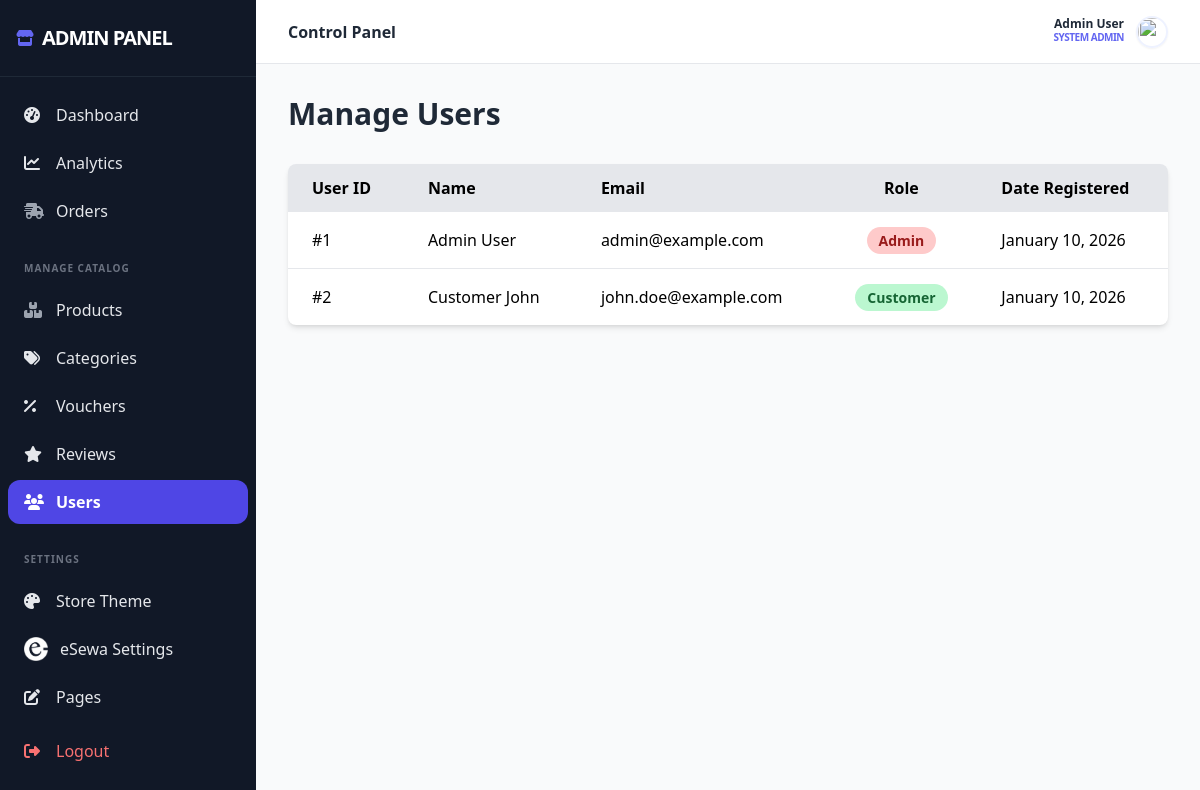
The page /admin/users.php (signed in) on the database its author committed.
### tables this page shows
CREATE TABLE `users` (
  `id` int(11) NOT NULL AUTO_INCREMENT,
  `name` varchar(255) NOT NULL,
  `email` varchar(255) NOT NULL,
  `password` varchar(255) NOT NULL,
  `role` enum('customer','admin') NOT NULL DEFAULT 'customer',
  `profile_image_url` varchar(255) DEFAULT NULL,
  `created_at` timestamp NOT NULL DEFAULT current_timestamp(),
  PRIMARY KEY (`id`),
  UNIQUE KEY `email` (`email`)
);

### admin/users.php (the view, shortened to what this page needs)
<?php
require_once 'includes/admin_header.php';
require_once '../includes/db_connect.php';
$result = $conn->query("SELECT id, name, email, role, created_at FROM users ORDER BY created_at DESC");
?>
<h1 class="text-3xl font-bold text-gray-800 mb-8">Manage Users</h1>
<div class="bg-white shadow-md rounded-lg overflow-x-auto">
    <table class="min-w-full">
        <thead class="bg-gray-200">
            <tr>
                <th class="py-3 px-6 text-left">User ID</th>
                <th class="py-3 px-6 text-left">Name</th>
                <th class="py-3 px-6 text-left">Email</th>
                <th class="py-3 px-6 text-center">Role</th>
                <th class="py-3 px-6 text-left">Date Registered</th>
            </tr>
        </thead>
        <tbody class="divide-y">
            <?php while ($user = $result->fetch_assoc()): ?>
            <tr>
                <td class="py-4 px-6">#<?= $user['id'] ?></td>
                <td class="py-4 px-6"><?= htmlspecialchars($user['name']) ?></td>
                <td class="py-4 px-6"><?= htmlspecialchars($user['email']) ?></td>
                <td class="py-4 px-6 text-center">
                    <span class="px-3 py-1 text-sm font-semibold rounded-full <?= $user['role'] == 'admin' ? 'bg-red-200 text-red-800' : 'bg-green-200 text-green-800' ?>">
                        <?= ucfirst($user['role']) ?>
                    </span>
                </td>
                <td class="py-4 px-6"><?= date_format(date_create($user['created_at']), 'F j, Y') ?></td>
            </tr>
            <?php endwhile; ?>
        </tbody>
    </table>
</div>
<?php
require_once 'includes/admin_footer.php';
?>

### admin/includes/admin_header.php (shortened to what this page needs)
<?php
$current_page = basename($_SERVER['PHP_SELF']);
$profile_image_url = 'https://ui-avatars.com/api/?name=' . urlencode($_SESSION['name'] ?? 'Admin') . '&background=random';
if (!empty($_SESSION['profile_image_url'])) {
    $img_path = $_SESSION['profile_image_url'];
    if (!filter_var($img_path, FILTER_VALIDATE_URL)) {
        $profile_image_url = '../' . ltrim(str_replace('\\', '/', $img_path), '/');
    } else {
        $profile_image_url = $img_path;
    }
}
?>
<!DOCTYPE html>
<html lang="en">
<head>
    <script src="https://cdn.tailwindcss.com"></script>
    <link rel="stylesheet" href="https://cdnjs.cloudflare.com/ajax/libs/font-awesome/6.5.2/css/all.min.css">
</head>
<body class="bg-gray-100">
    <div class="flex h-screen overflow-hidden">
        <div id="admin-sidebar" class="fixed inset-y-0 left-0 w-64 bg-gray-900 text-gray-200 flex flex-col z-50 sidebar-hidden md:relative md:transform-none">
            <div class="flex-shrink-0 px-4 py-6 border-b border-gray-800 flex justify-between items-center">
                <a href="index.php" class="text-white flex items-center space-x-2">
                    <i class="fas fa-store text-indigo-500"></i>
                    <span class="text-xl font-black uppercase tracking-tighter">Admin Panel</span>
                </a>
            </div>
            <nav class="flex-grow px-2 py-4 space-y-1 overflow-y-auto custom-scrollbar">
                <a href="index.php" class="sidebar-link flex items-center space-x-3 py-2.5 px-4 rounded-xl <?= $current_page == 'index.php' ? 'active' : 'hover:bg-gray-800' ?>">
                    <i class="fas fa-tachometer-alt w-5"></i><span>Dashboard</span>
                </a>
                <a href="analytics.php" class="sidebar-link flex items-center space-x-3 py-2.5 px-4 rounded-xl <?= $current_page == 'analytics.php' ? 'active' : 'hover:bg-gray-800' ?>">
                    <i class="fas fa-chart-line w-5"></i><span>Analytics</span>
                </a>
                <a href="orders.php" class="sidebar-link flex items-center justify-between py-2.5 px-4 rounded-xl <?= in_array($current_page, ['orders.php', 'order_detail.php']) ? 'active' : 'hover:bg-gray-800' ?>">
                    <div class="flex items-center space-x-3">
                        <i class="fas fa-shipping-fast w-5 text-gray-400"></i><span>Orders</span>
                    </div>
                </a>
                <h3 class="px-4 pt-6 pb-2 text-[10px] font-black uppercase text-gray-500 tracking-widest">Manage Catalog</h3>
                <a href="products.php" class="sidebar-link flex items-center justify-between py-2.5 px-4 rounded-xl <?= in_array($current_page, ['products.php', 'product_form.php']) ? 'active' : 'hover:bg-gray-800' ?>">
                    <div class="flex items-center space-x-3">
                        <i class="fas fa-boxes w-5 text-gray-400"></i><span>Products</span>
                    </div>
                </a>
                <a href="categories.php" class="sidebar-link flex items-center space-x-3 py-2.5 px-4 rounded-xl <?= in_array($current_page, ['categories.php', 'category_form.php']) ? 'active' : 'hover:bg-gray-800' ?>">
                    <i class="fas fa-tags w-5"></i><span>Categories</span>
                </a>
                <a href="discounts.php" class="sidebar-link flex items-center space-x-3 py-2.5 px-4 rounded-xl <?= in_array($current_page, ['discounts.php', 'discount_form.php']) ? 'active' : 'hover:bg-gray-800' ?>">
                    <i class="fas fa-percent w-5"></i><span>Vouchers</span>
                </a>
                <a href="reviews.php" class="sidebar-link flex items-center space-x-3 py-2.5 px-4 rounded-xl <?= $current_page == 'reviews.php' ? 'active' : 'hover:bg-gray-800' ?>">
                    <i class="fas fa-star w-5"></i><span>Reviews</span>
                </a>
                <a href="users.php" class="sidebar-link flex items-center space-x-3 py-2.5 px-4 rounded-xl <?= $current_page == 'users.php' ? 'active' : 'hover:bg-gray-800' ?>">
                    <i class="fas fa-users w-5"></i><span>Users</span>
                </a>
                <h3 class="px-4 pt-6 pb-2 text-[10px] font-black uppercase text-gray-500 tracking-widest">Settings</h3>
                <a href="theme_editor.php" class="sidebar-link flex items-center space-x-3 py-2.5 px-4 rounded-xl <?= $current_page == 'theme_editor.php' ? 'active' : 'hover:bg-gray-800' ?>">
                    <i class="fas fa-palette w-5"></i><span>Store Theme</span>
                </a>
                                <a href="esewa_settings.php" class="sidebar-link flex items-center space-x-3 py-2.5 px-4 rounded-xl <?= $current_page == 'esewa_settings.php' ? 'active' : 'hover:bg-gray-800' ?>">
                    <img class="logo h-6 w-6" src="../uploads/esewa_head.png" alt=""><span>eSewa Settings</span>
                </a>
                <a href="site_content.php" class="sidebar-link flex items-center space-x-3 py-2.5 px-4 rounded-xl <?= $current_page == 'site_content.php' ? 'active' : 'hover:bg-gray-800' ?>">
                    <i class="fas fa-edit w-5"></i><span>Pages</span>
                </a>
                <a href="logout.php" class="flex items-center space-x-3 py-4 px-4 text-red-400 hover:text-red-300 transition-colors">
                    <i class="fas fa-sign-out-alt w-5"></i><span>Logout</span>
                </a>
            </nav>
        </div>
        <div class="flex-1 flex flex-col min-w-0 overflow-hidden">
            <header class="bg-white border-b border-gray-200 flex items-center justify-between p-4 md:px-8 h-16 flex-shrink-0">
                <div class="flex items-center gap-4">
                    <h2 class="font-bold text-gray-800 truncate">Control Panel</h2>
                </div>
                <div class="flex items-center gap-3">
                    <div class="text-right hidden sm:block">
                        <p class="text-xs font-bold text-gray-800 leading-none"><?= htmlspecialchars($_SESSION['name']) ?></p>
                        <p class="text-[10px] text-indigo-500 font-bold uppercase tracking-tighter">System Admin</p>
                    </div>
                    <img src="<?= htmlspecialchars($profile_image_url) ?>" class="w-8 h-8 rounded-full border-2 border-indigo-50 shadow-sm">
                </div>
            </header>
            <main class="flex-1 overflow-x-hidden overflow-y-auto p-4 md:p-8 bg-gray-50">

### admin/includes/admin_footer.php (shortened to what this page needs)
            </main>
        </div>
    </div>
</body>
</html>

### admin/includes/admin_header.php (style rules this page uses)
.sidebar-link { transition: all 0.2s; }
.sidebar-link.active { background-color: #4f46e5; color: #ffffff; font-weight: 600; }
#admin-sidebar { transition: transform 0.3s ease-in-out; }

### rows shown on the page
users: id "1", name "Admin User", email "admin@example.com", role "Admin", created_at "January 10, 2026"
users: id "2", name "Customer John", email "john.doe@example.com", role "Customer", created_at "January 10, 2026"

### other values the page prints
$_SESSION['name'] "Admin User"
